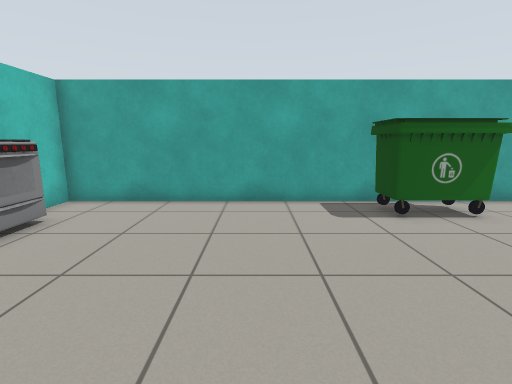
View 1 (above)

16 first-person views from a walk through a Gazebo world. The camera is 1 m above the floor, tilts 10° down and sees 85° across. The lines on the ground mark 1 m squares. The floor is counted in squares, 0.5 m on a side. Each view is taken from the middle of a square. On the plan, view 1 faces up. The plan holds only what a view shows up to about 16 squares ahead; the rest is blank. Robots are left out. Simple shapes stand in for some stock models.

View 2
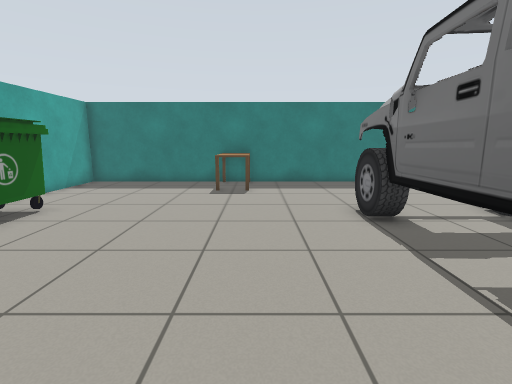

View 3
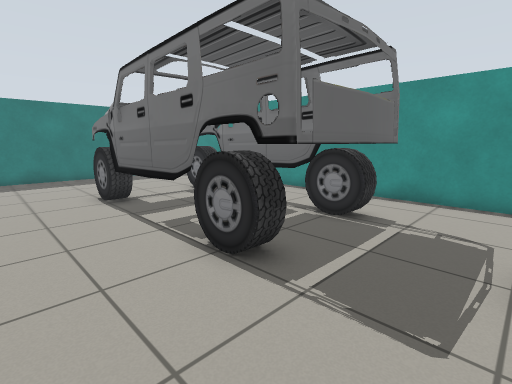

View 4
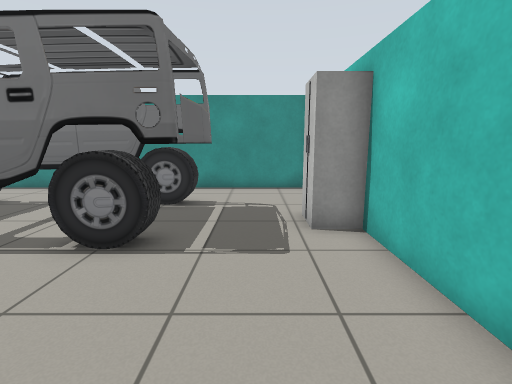

View 5
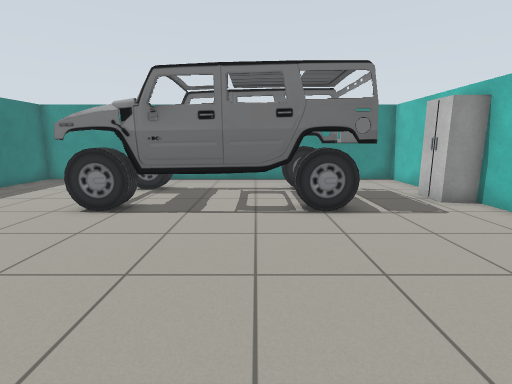

View 6
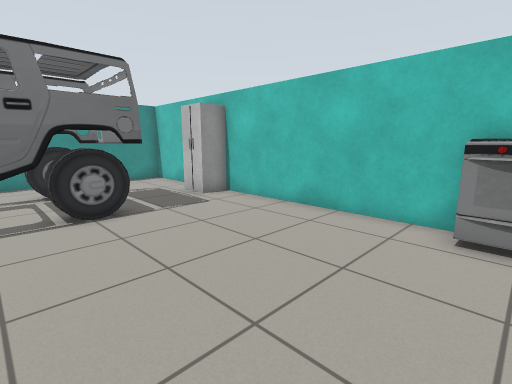

View 7
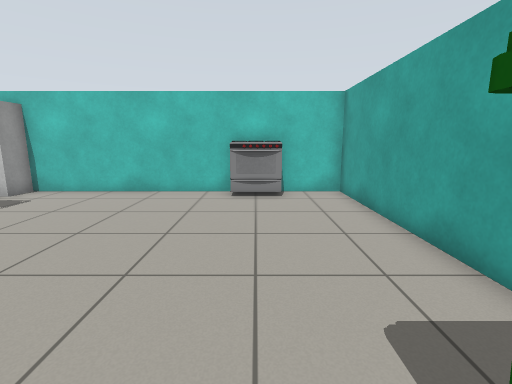

View 8
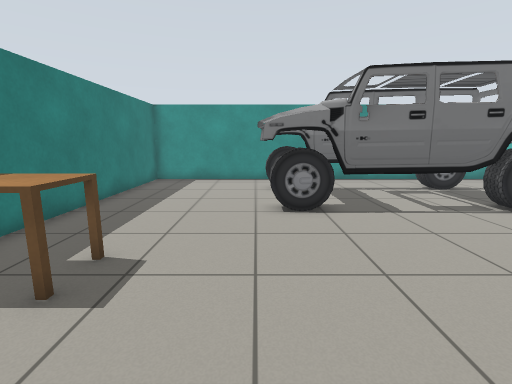

View 9
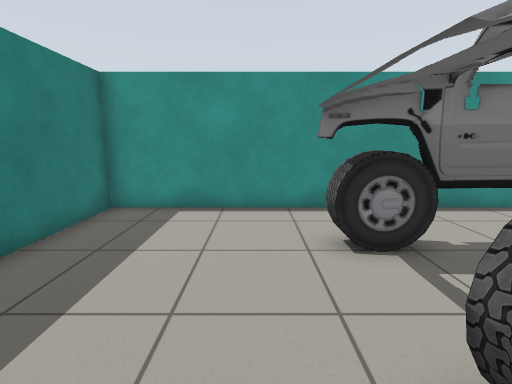

View 10
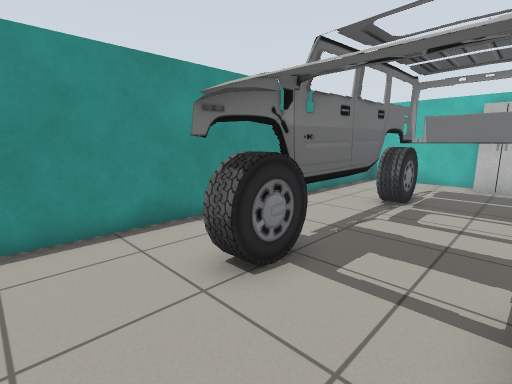

View 11
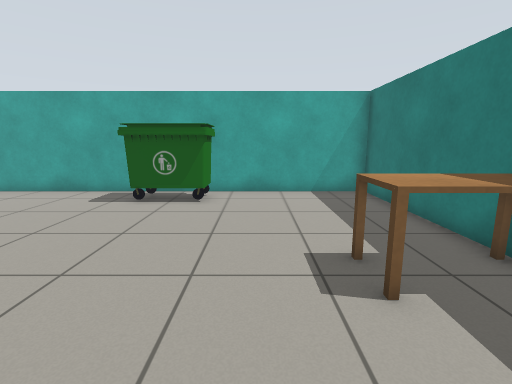

View 12
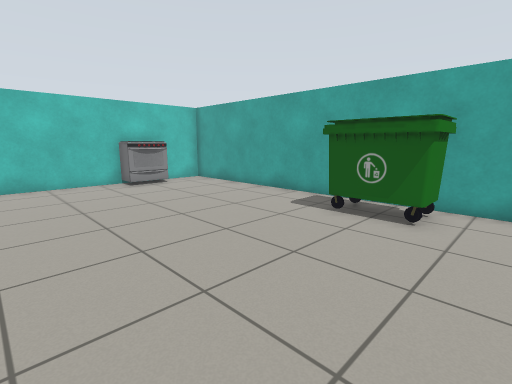

View 13
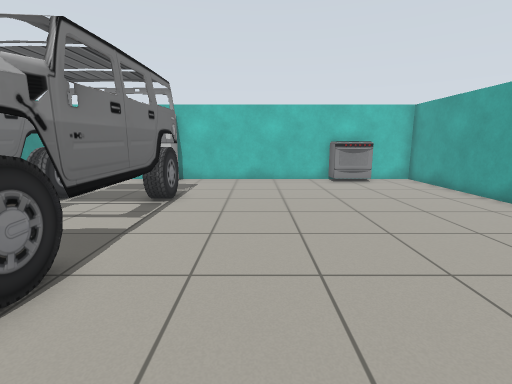

View 14
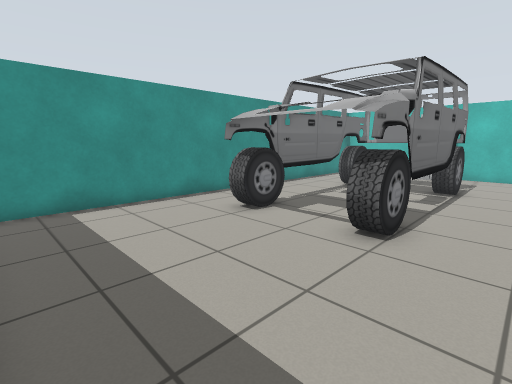

View 15
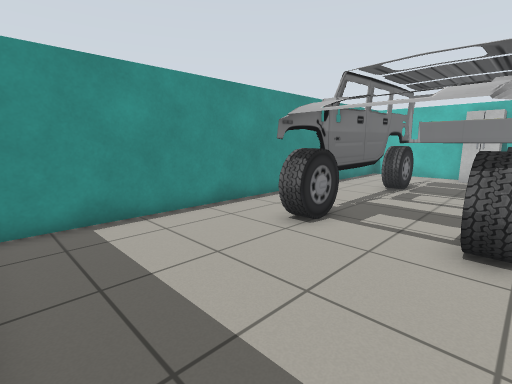

View 16
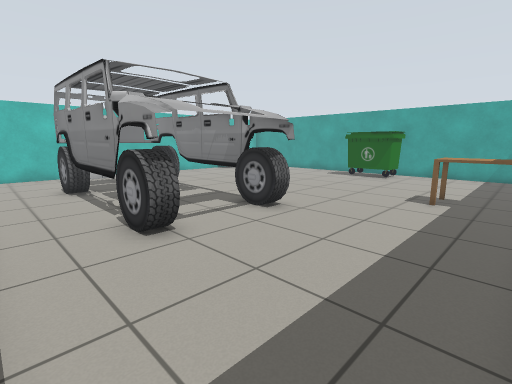

### Floor plan
Key: @ floor where view 1 was taken; # wall or solid block; . floor; B bin; S stove; E desk; C car; F fridge.
Columns run from 7 left of view 1 to 13 right of it. Each row starts with its distance up from view 1.
 10 #####################
  9 #..........B B......#
  8 #..........B B......#
  7 #S.........BBB......#
  6 #SS.................#
  5 #S..................#
  4 #...................#
  3 #...................#
  2 #................EEE#
  1 #...................#
  0 #......@............#
 -1 #...................#
 -2 #....CCCCCCCCC......#
 -3 #...CCCCCCCCCCC.....#
 -4 #F..CCCCCC CCCC.....#
 -5 #...CCCCCCCCCCC.....#
 -6 #...CCCCCCCCCCC.....#
 -7 #..........C........#
 -8 #...................#
 -9 #...................#
-10 #####################

Where each view was taken, in squares from view 1:
view 1: 0 up, 0 right, facing up
view 2: 1 up, 2 left, facing right
view 3: 1 up, 5 left, facing down-right
view 4: 3 up, 4 left, facing down
view 5: 6 up, 1 right, facing down
view 6: 6 up, 1 right, facing down-left
view 7: 6 up, 5 right, facing left
view 8: 6 up, 7 right, facing down
view 9: 1 down, 8 right, facing down
view 10: 3 down, 9 right, facing down-left
view 11: 2 down, 8 right, facing up
view 12: 0 up, 8 right, facing up-left
view 13: 1 up, 9 right, facing left
view 14: 0 up, 12 right, facing down-left
view 15: 2 down, 12 right, facing down-left
view 16: 9 down, 12 right, facing up-left
